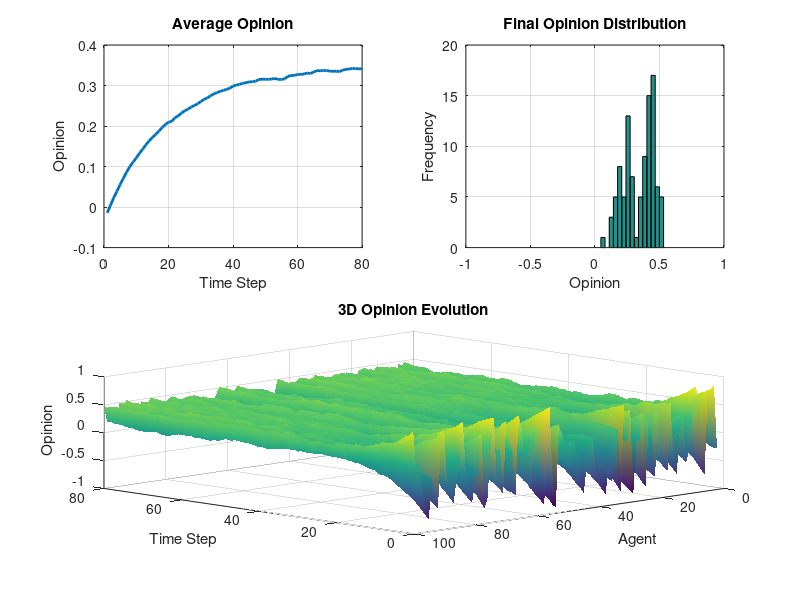
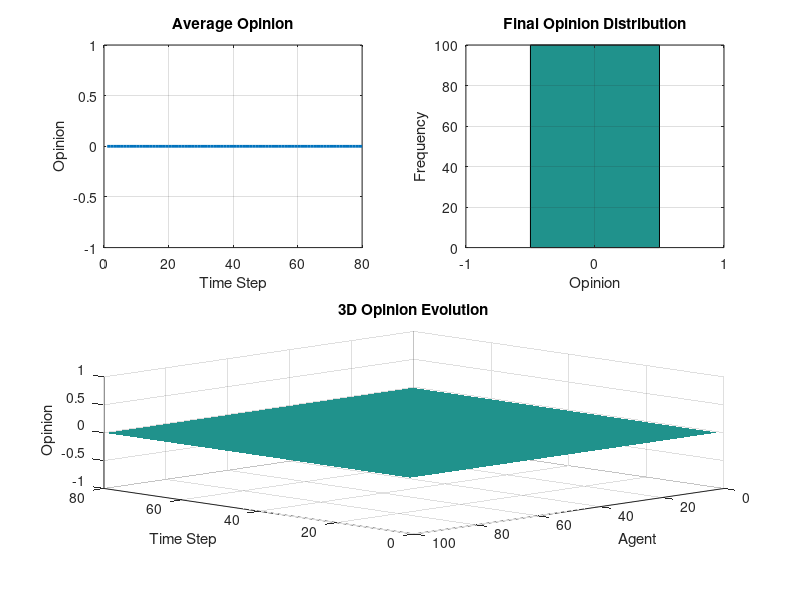
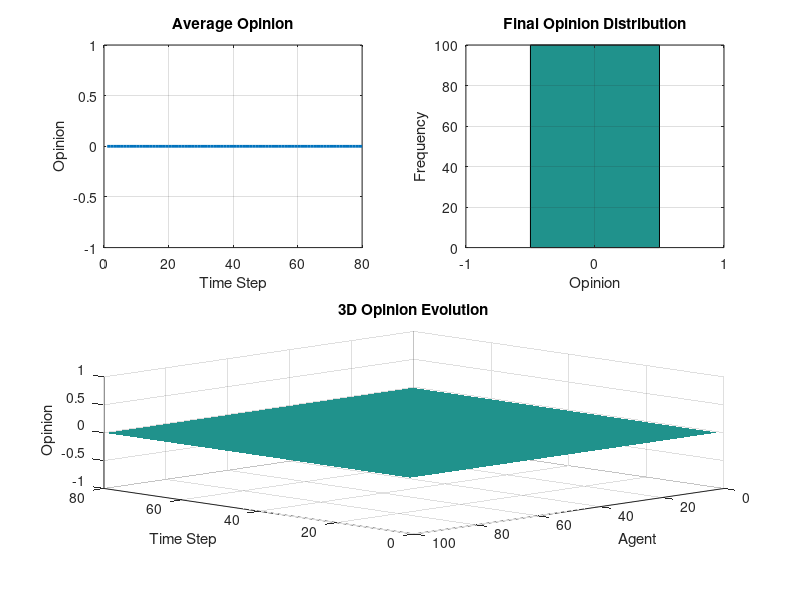
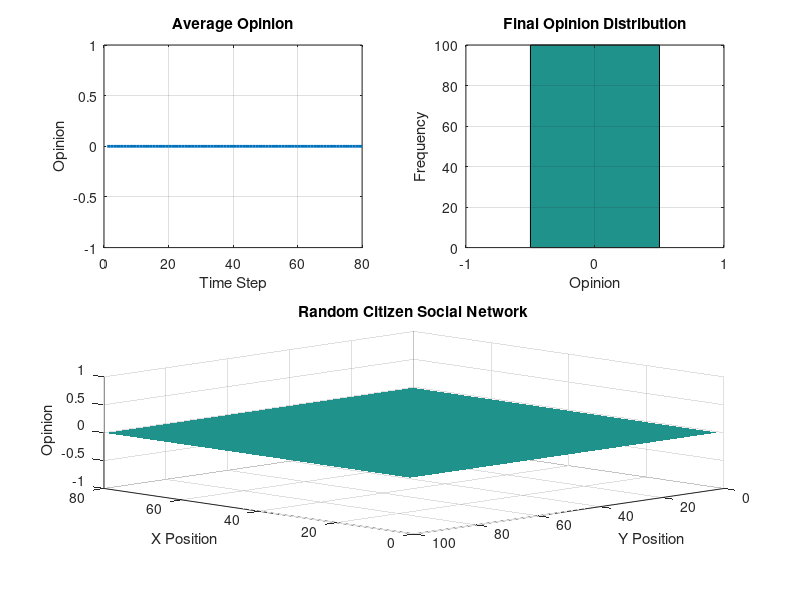

The MATLAB script that drew these images, in order:
clc;
clear;
close all;

% INTERACTIVE INPUT

defaultCitizens = 100;
defaultInfluencers = 6;
defaultExperts = 3;
defaultTimeSteps = 80;

try
    prompt = {
        'Number of Citizens (50 - 200):', ...
        'Number of Influencers (3 - 10):', ...
        'Number of Education Experts (1 - 5):', ...
        'Time Steps (50 - 100):'
    };

    dlgTitle = 'ABM Opinion Dynamics Setup';
    dims = [1 50];

    defaultAns = {
        num2str(defaultCitizens), ...
        num2str(defaultInfluencers), ...
        num2str(defaultExperts), ...
        num2str(defaultTimeSteps)
    };

    answer = inputdlg(prompt, dlgTitle, dims, defaultAns);

    if isempty(answer)
        numCitizens = defaultCitizens;
        numInfluencers = defaultInfluencers;
        numExperts = defaultExperts;
        timeSteps = defaultTimeSteps;
    else
        numCitizens = str2double(answer{1});
        numInfluencers = str2double(answer{2});
        numExperts = str2double(answer{3});
        timeSteps = str2double(answer{4});
    end

catch
    disp('GUI dialog not available. Using Command Window input.');

    temp = input('Number of Citizens (50 - 200), default 100: ');
    if isempty(temp), numCitizens = defaultCitizens; else, numCitizens = temp; end

    temp = input('Number of Influencers (3 - 10), default 6: ');
    if isempty(temp), numInfluencers = defaultInfluencers; else, numInfluencers = temp; end

    temp = input('Number of Education Experts (1 - 5), default 3: ');
    if isempty(temp), numExperts = defaultExperts; else, numExperts = temp; end

    temp = input('Time Steps (50 - 100), default 80: ');
    if isempty(temp), timeSteps = defaultTimeSteps; else, timeSteps = temp; end

end

% Make sure inputs follow assignment range
numCitizens = max(50, min(200, round(numCitizens)));
numInfluencers = max(3, min(10, round(numInfluencers)));
numExperts = max(1, min(5, round(numExperts)));
timeSteps = max(50, min(100, round(timeSteps)));

% Randomness is not fixed.
% Every time the model runs, it creates a new random population,
% network, trust values, and noise. The scenario parameters still keep
% the graph pattern within the expected range.
try
    rng('shuffle');
catch
    shuffleSeed = sum(100 * clock);
    rand('seed', shuffleSeed);
    randn('seed', shuffleSeed);
end

% ============================================================
% 2. SCENARIO MENU
% ============================================================

scenarioNames = {
    'Baseline Model', ...
    'Strong Influencer Impact', ...
    'Strong Expert Intervention', ...
    'Low Trust Environment'
};

try
    selectedOption = menu('Choose Simulation Scenario', ...
        'Scenario 1: Baseline Model', ...
        'Scenario 2: Strong Influencer Impact', ...
        'Scenario 3: Strong Expert Intervention', ...
        'Scenario 4: Low Trust Environment', ...
        'Run All 4 Scenarios');
catch
    disp(' ');
    disp('Choose Simulation Scenario:');
    disp('1. Scenario 1: Baseline Model');
    disp('2. Scenario 2: Strong Influencer Impact');
    disp('3. Scenario 3: Strong Expert Intervention');
    disp('4. Scenario 4: Low Trust Environment');
    disp('5. Run All 4 Scenarios');

    selectedOption = input('Enter choice, default 5: ');
    if isempty(selectedOption), selectedOption = 5; end
end

if selectedOption < 1 || selectedOption > 5
    selectedOption = 5;
end

if selectedOption == 5
    scenariosToRun = 1:4;
else
    scenariosToRun = selectedOption;
end

numScenarios = length(scenariosToRun);

% ============================================================
% 3. BASE MODEL SETUP
% ============================================================

% Citizen opinion O_i in range [-1, +1]
% -1 = strongly against AI
%  0 = neutral
% +1 = strongly support AI
baseCitizenOpinion = -1 + 2 * rand(numCitizens, 1);

% Influencers have stronger/extreme opinions.
% Baseline uses mixed positive and negative influencers.
baseInfluencerOpinion = zeros(numInfluencers, 1);

for k = 1:numInfluencers
    if k <= ceil(numInfluencers / 2)
        baseInfluencerOpinion(k) = -(0.6 + 0.4 * rand);
    else
        baseInfluencerOpinion(k) = 0.6 + 0.4 * rand;
    end
end

% Shuffle influencer opinions
shuffleIndex = randperm(numInfluencers);
baseInfluencerOpinion = baseInfluencerOpinion(shuffleIndex);

% Education experts are balanced / mildly supportive
baseExpertOpinion = 0.40 + 0.15 * rand(numExperts, 1);

% Random social network among citizens
connectionProb = 0.15;
baseNetwork = rand(numCitizens, numCitizens) < connectionProb;

% Remove self-connections
for i = 1:numCitizens
    baseNetwork(i, i) = 0;
end

% Ensure every citizen has at least one neighbour
for i = 1:numCitizens
    if sum(baseNetwork(i, :)) == 0
        randomNeighbour = randi(numCitizens);
        while randomNeighbour == i
            randomNeighbour = randi(numCitizens);
        end
        baseNetwork(i, randomNeighbour) = 1;
    end
end

% Trust between citizens, trust in experts, trust in influencers
baseTrustCitizen = rand(numCitizens, numCitizens);
baseTrustExpert = 0.70 + 0.30 * rand(numCitizens, 1);
baseTrustInfluencer = 0.40 + 0.40 * rand(numCitizens, 1);

% Each citizen follows one main influencer
baseFollowedInfluencer = randi(numInfluencers, numCitizens, 1);

% ============================================================
% 4. STORAGE FOR RESULTS
% ============================================================

avgOpinionAll = zeros(4, timeSteps);
varianceAll = zeros(4, timeSteps);
finalOpinionsAll = zeros(4, numCitizens);
opinionHistoryAll = zeros(4, numCitizens, timeSteps);

supportPercentAll = zeros(4, 1);
neutralPercentAll = zeros(4, 1);
againstPercentAll = zeros(4, 1);
interpretationAll = cell(4, 1);

% ============================================================
% 5. SIMULATION LOOP
% ============================================================

for scenarioIndex = 1:numScenarios

    scenario = scenariosToRun(scenarioIndex);

    citizenOpinion = baseCitizenOpinion;
    influencerOpinion = baseInfluencerOpinion;
    expertOpinion = baseExpertOpinion;
    network = baseNetwork;
    trustCitizen = baseTrustCitizen;
    trustExpert = baseTrustExpert;
    trustInfluencer = baseTrustInfluencer;
    followedInfluencer = baseFollowedInfluencer;

    % Default parameters
    alpha = 0.08;
    beta  = 0.12;
    gamma = 0.12;
    delta = 0.06;
    sigma = 0.015;
    eta   = 0.35;

    % Scenario settings
    if scenario == 1

        % Scenario 1: Baseline Model
        alpha = 0.08;
        beta  = 0.12;
        gamma = 0.12;
        delta = 0.06;
        sigma = 0.015;
        eta   = 0.35;

    elseif scenario == 2

        % Scenario 2: Strong Influencer Impact
        citizenOpinion = 0.70 + 0.12 * randn(numCitizens, 1);
        citizenOpinion = max(-1, min(1, citizenOpinion));

        alpha = 0.04;
        beta  = 0.06;
        gamma = 0.05;
        delta = 0.35;
        sigma = 0.012;
        eta   = 0.45;

        trustInfluencer = 0.80 + 0.20 * rand(numCitizens, 1);

        elseif scenario == 3

        % Scenario 3: Strong Expert Intervention
        alpha = 0.10;
        beta  = 0.15;
        gamma = 0.75;
        delta = 0.05;
        sigma = 0.01;

        trustExpert = 0.85 + 0.15 * rand(numCitizens, 1);
        expertOpinion = 0.45 + 0.10 * rand(numExperts, 1);

    elseif scenario == 4

        % Scenario 4: Low Trust Environment
        citizenOpinion = -0.03 + 0.35 * randn(numCitizens, 1);
        citizenOpinion = max(-1, min(1, citizenOpinion));

        alpha = 0.03;
        beta  = 0.04;
        gamma = 0.04;
        delta = 0.03;
        sigma = 0.020;
        eta   = 0.18;

        trustCitizen = 0.20 * trustCitizen;
        trustExpert = 0.25 * trustExpert;
        trustInfluencer = 0.25 * trustInfluencer;

    end

    opinionHistory = zeros(numCitizens, timeSteps);

    for t = 1:timeSteps

        newOpinion = citizenOpinion;

        if scenario == 2
            campaignOpinion = 0.52 + 0.24 * exp(-(t - 1) / 18);
            influencerOpinion = campaignOpinion + 0.03 * randn(numInfluencers, 1);
            influencerOpinion = max(-1, min(1, influencerOpinion));
        end

        for i = 1:numCitizens

            neighbours = find(network(i, :) == 1);

            % 1. Direct influence from one connected citizen
            % D_i = alpha * T_ij * (O_j - O_i)
            if length(neighbours) > 0

                selectedNeighbour = neighbours(randi(length(neighbours)));

                directEffect = alpha * trustCitizen(i, selectedNeighbour) * ...
                    (citizenOpinion(selectedNeighbour) - citizenOpinion(i));

                % 2. Averaging effect from neighbours
                % A_i = beta * avg(T_i) * (avg(O_neighbour) - O_i)
                neighbourAverage = mean(citizenOpinion(neighbours));
                averageTrust = mean(trustCitizen(i, neighbours));

                averagingEffect = beta * averageTrust * ...
                    (neighbourAverage - citizenOpinion(i));

            else
                directEffect = 0;
                averagingEffect = 0;
            end

            % 3. Education expert effect
            % E_i = gamma * T_expert * (avg(O_expert) - O_i)
            avgExpertOpinion = mean(expertOpinion);

            expertEffect = gamma * trustExpert(i) * ...
                (avgExpertOpinion - citizenOpinion(i));

            % 4. Influencer effect
            % F_i = delta * T_influencer * (O_influencer - O_i)
            selectedInfluencer = followedInfluencer(i);

            influencerEffect = delta * trustInfluencer(i) * ...
                (influencerOpinion(selectedInfluencer) - citizenOpinion(i));

            % 5. Random noise / misinformation
            % M_i = sigma * randomNoise
            misinformationEffect = sigma * randn;

            % Final opinion update equation
            % O_i(t+1) = clip[O_i(t) + eta(D + A + E + F) + M]
            newOpinion(i) = citizenOpinion(i) ...
                + eta * (directEffect + averagingEffect + expertEffect + influencerEffect) ...
                + misinformationEffect;

            % [-1, +1]
            newOpinion(i) = max(-1, min(1, newOpinion(i)));

        end

        citizenOpinion = newOpinion;

        opinionHistory(:, t) = citizenOpinion;
        avgOpinionAll(scenario, t) = mean(citizenOpinion);
        varianceAll(scenario, t) = var(citizenOpinion);

    end

    finalOpinionsAll(scenario, :) = citizenOpinion';
    opinionHistoryAll(scenario, :, :) = opinionHistory;

    % Final classification
    finalOpinions = finalOpinionsAll(scenario, :);

    supportPercent = sum(finalOpinions > 0.3) / numCitizens * 100;
    againstPercent = sum(finalOpinions < -0.3) / numCitizens * 100;
    neutralPercent = sum(finalOpinions >= -0.3 & finalOpinions <= 0.3) / numCitizens * 100;

    supportPercentAll(scenario) = supportPercent;
    neutralPercentAll(scenario) = neutralPercent;
    againstPercentAll(scenario) = againstPercent;

    avgFinal = mean(finalOpinions);
    varFinal = var(finalOpinions);

    if supportPercent > 70 && varFinal < 0.05
        interpretation = 'Consensus Support';
    elseif againstPercent > 70 && varFinal < 0.05
        interpretation = 'Consensus Against';
    elseif varFinal >= 0.15 && supportPercent > 20 && againstPercent > 20
        interpretation = 'Fragmentation / Polarization';
    elseif neutralPercent > 60 && varFinal < 0.10
        interpretation = 'Moderate Consensus';
    else
        interpretation = 'Mixed / Fragmented';
    end

    interpretationAll{scenario} = interpretation;

end

% 6. FINAL RESULT TABLE

fprintf('\nFINAL SIMULATION RESULTS - New random run\n');
fprintf('--------------------------------------------------------------------------------------------------------------\n');
fprintf('%-30s %-12s %-12s %-12s %-12s %-12s %-25s\n', ...
    'Scenario', 'Avg', 'Variance', 'Support %', 'Neutral %', 'Against %', 'Interpretation');
fprintf('--------------------------------------------------------------------------------------------------------------\n');

for scenarioIndex = 1:numScenarios

    scenario = scenariosToRun(scenarioIndex);
    finalOpinions = finalOpinionsAll(scenario, :);

    avgFinal = mean(finalOpinions);
    varFinal = var(finalOpinions);

    fprintf('%-30s %-12.4f %-12.4f %-12.2f %-12.2f %-12.2f %-25s\n', ...
        scenarioNames{scenario}, ...
        avgFinal, ...
        varFinal, ...
        supportPercentAll(scenario), ...
        neutralPercentAll(scenario), ...
        againstPercentAll(scenario), ...
        interpretationAll{scenario});

end

fprintf('--------------------------------------------------------------------------------------------------------------\n');
% 7. GRAPH PRESENTATION

for scenario = 1:4

    figure('Name', ['Figure ', num2str(scenario), ': ', scenarioNames{scenario}]);

    subplot(2,2,1);
    plot(1:timeSteps, avgOpinionAll(scenario, :), 'LineWidth', 2);
    xlabel('Time Step');
    ylabel('Opinion');
    title('Average Opinion');
    grid on;

    subplot(2,2,2);
    hist(finalOpinionsAll(scenario, :), 15);
    xlabel('Opinion');
    ylabel('Frequency');
    title('Final Opinion Distribution');
    xlim([-1 1]);
    grid on;

    subplot(2,2,[3 4]);

    selectedHistory = squeeze(opinionHistoryAll(scenario, :, :));
    [T, A] = meshgrid(1:timeSteps, 1:numCitizens);

    surf(T, A, selectedHistory);
    shading interp;

    xlabel('Time Step');
    ylabel('Agent');
    zlabel('Opinion');
    title('3D Opinion Evolution');
    zlim([-1 1]);
    grid on;
    view(-135, 30);

end

xlabel('X Position');
ylabel('Y Position');
title('Random Citizen Social Network');
grid on;
